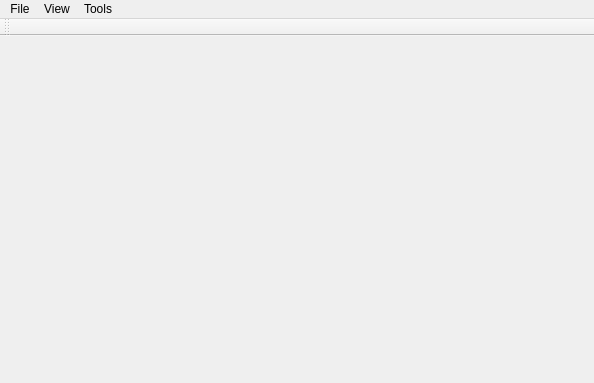
<?xml version="1.0" encoding="UTF-8"?>
<ui version="4.0">
 <class>MainWindow</class>
 <widget class="QMainWindow" name="MainWindow">
  <property name="geometry">
   <rect>
    <x>0</x>
    <y>0</y>
    <width>594</width>
    <height>383</height>
   </rect>
  </property>
  <property name="cursor">
   <cursorShape>CrossCursor</cursorShape>
  </property>
  <property name="windowTitle">
   <string>MainWindow</string>
  </property>
  <property name="autoFillBackground">
   <bool>true</bool>
  </property>
  <widget class="QWidget" name="centralWidget">
   <layout class="QGridLayout" name="gridLayout">
    <property name="leftMargin">
     <number>0</number>
    </property>
    <property name="topMargin">
     <number>0</number>
    </property>
    <property name="rightMargin">
     <number>0</number>
    </property>
    <property name="bottomMargin">
     <number>0</number>
    </property>
    <item row="0" column="0">
     <widget class="QLabel" name="ImageViewer">
      <property name="text">
       <string/>
      </property>
     </widget>
    </item>
   </layout>
  </widget>
  <widget class="QMenuBar" name="menuBar">
   <property name="enabled">
    <bool>true</bool>
   </property>
   <property name="geometry">
    <rect>
     <x>0</x>
     <y>0</y>
     <width>594</width>
     <height>22</height>
    </rect>
   </property>
   <widget class="QMenu" name="menuFile">
    <property name="title">
     <string>File</string>
    </property>
    <addaction name="actionOpen"/>
    <addaction name="actionSave_As"/>
    <addaction name="actionSave"/>
    <addaction name="actionQuit"/>
   </widget>
   <widget class="QMenu" name="menuView">
    <property name="title">
     <string>View</string>
    </property>
    <addaction name="actionShow_Gradients"/>
   </widget>
   <widget class="QMenu" name="menuTools">
    <property name="title">
     <string>Tools</string>
    </property>
   </widget>
   <addaction name="menuFile"/>
   <addaction name="menuView"/>
   <addaction name="menuTools"/>
  </widget>
  <widget class="QToolBar" name="mainToolBar">
   <property name="enabled">
    <bool>false</bool>
   </property>
   <attribute name="toolBarArea">
    <enum>TopToolBarArea</enum>
   </attribute>
   <attribute name="toolBarBreak">
    <bool>false</bool>
   </attribute>
  </widget>
  <action name="actionOpen">
   <property name="text">
    <string>Open</string>
   </property>
  </action>
  <action name="actionSave">
   <property name="text">
    <string>Save</string>
   </property>
  </action>
  <action name="actionSave_As">
   <property name="text">
    <string>Save As</string>
   </property>
  </action>
  <action name="actionQuit">
   <property name="text">
    <string>Quit</string>
   </property>
  </action>
  <action name="actionShow_Gradients">
   <property name="text">
    <string>Show Gradients</string>
   </property>
  </action>
 </widget>
 <layoutdefault spacing="6" margin="11"/>
 <resources/>
 <connections>
  <connection>
   <sender>actionQuit</sender>
   <signal>triggered()</signal>
   <receiver>MainWindow</receiver>
   <slot>close()</slot>
   <hints>
    <hint type="sourcelabel">
     <x>-1</x>
     <y>-1</y>
    </hint>
    <hint type="destinationlabel">
     <x>296</x>
     <y>191</y>
    </hint>
   </hints>
  </connection>
 </connections>
</ui>
